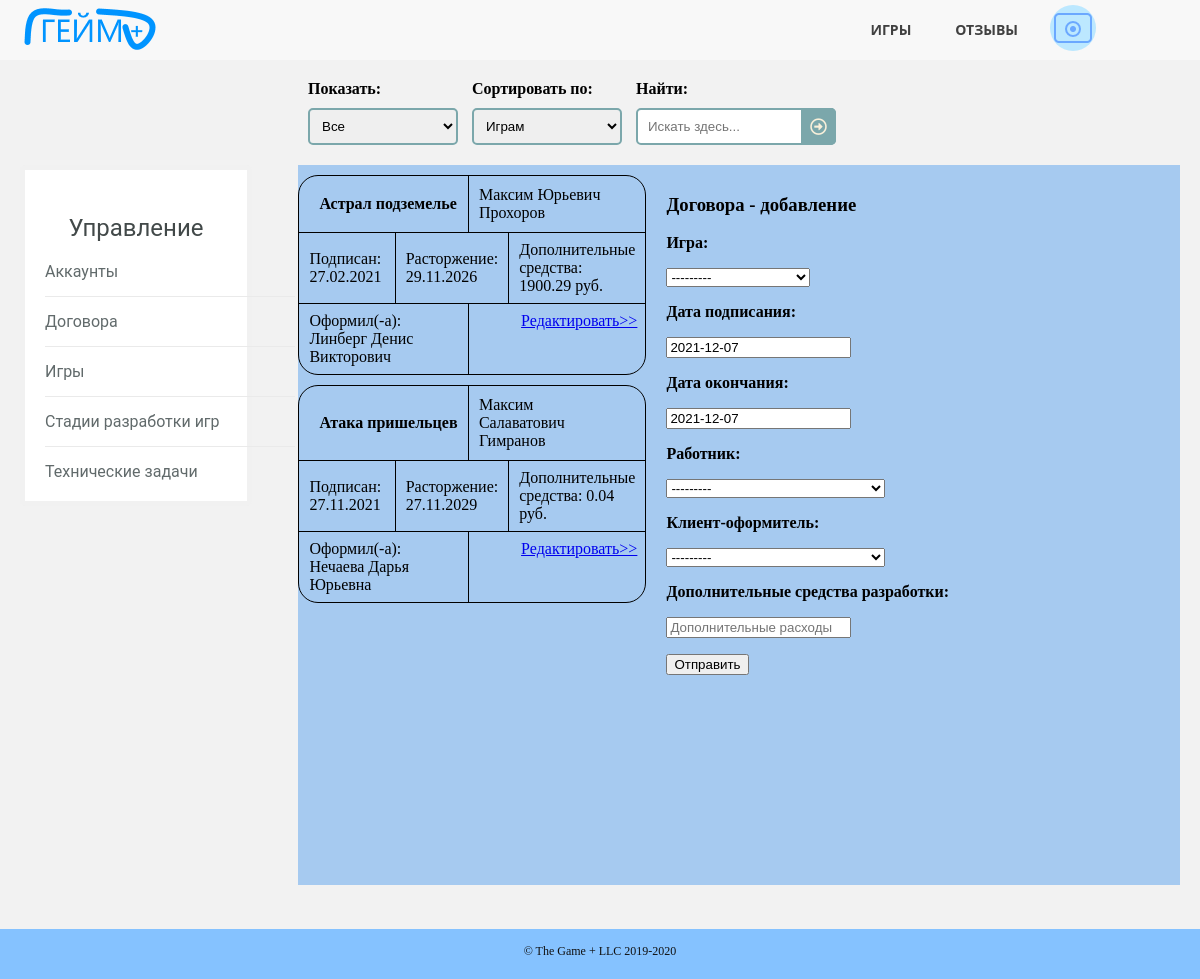
/contracts.html (signed in), run on the app's committed database.
### gameplusapp/models.py (models this page shows)
class ContractOfDevelopment(models.Model):
    game_id = models.ForeignKey(Game, on_delete=models.CASCADE)
    conclusion_date = models.DateField(default=timezone.now())
    contract_end_date = models.DateField(default=timezone.now())
    client_id = models.ForeignKey(Employee, on_delete=models.CASCADE, related_name='client_id')
    employee_id = models.ForeignKey(Employee, on_delete=models.CASCADE, related_name='employee_id')
    development_full_price = models.DecimalField(max_digits=12, decimal_places=2)
    class Meta:
        ordering = ["game_id"]

class Game(models.Model):
    name = models.CharField(max_length=50)
    type = models.CharField(max_length=20)
    rate = models.CharField(max_length=10)
    rules = models.TextField(default=' ')
    release_date = models.DateField(default=timezone.now())
    site = models.CharField(max_length=63)
    number_of_rules = models.BooleanField(default=False)
    price = models.DecimalField(max_digits=12, decimal_places=2)
    development_budget = models.DecimalField(max_digits=12, decimal_places=2)
    picture = models.ImageField(upload_to="static/images/games", null=True, blank=True)
    class Meta:
        ordering = ["name"]
    def __str__(self):
        return self.name

class Employee(models.Model):
    MY_CHOICES = (
        ('a', 'Админ'),
        ('m', 'Мастер'),
        ('c', 'Клиент')
    )
    full_name = models.CharField(max_length=50)
    phone = models.CharField(max_length=11)
    access_level = models.CharField(max_length=1, choices=MY_CHOICES)
    email = models.CharField(max_length=30)
    login = models.CharField(max_length=30, unique=True)
    password = models.CharField(max_length=30)
    reg_date = models.DateTimeField(default=timezone.now())
    avatar = models.ImageField(upload_to="static/images/users", null=True, blank=True)
    class Meta:
        ordering = ["-reg_date"]
    def __str__(self):
        return self.full_name

### gameplusapp/views.py (the view, shortened to what this page needs)
# urls.py: path('contracts.html', ContractsPage.as_view()),
class ContractsPage(View):
    def get(self, request):
        new = 2
        message = ''
        g_contracts = get_contracts()
        form = ContractsInfoForm()
        if "id_user" not in request.session:
            return HttpResponseRedirect('login.html')
        if "message" in request.session:
            if request.session["message"] == True:
                message = 'Доступ запрещён'
                request.session["message"] = False
        mod = "добавление"
        form.fields['employee_id'].queryset = (Employee.objects.filter(access_level__in=['a', 'm']))
        filtred = ContractsFilterForm(request.GET)
        if filtred.is_valid():
            if filtred.cleaned_data["search"]:
                g_contracts = g_contracts.filter(game_id__name__iregex=filtred.cleaned_data["search"])
            if filtred.cleaned_data["ordering"]:
                g_contracts = g_contracts.order_by(filtred.cleaned_data["ordering"])
        context = {
            'g_contracts': g_contracts,
            'filtred': filtred,
            'form': form,
            'mod': mod,
            'new': new,
            'message': message
        }
        return render(request, 'contracts.html', context=context)

### gameplusapp/forms.py
class ContractsFilterForm(forms.Form):
    watching = forms.ChoiceField(required=False, widget=forms.Select(attrs={
        'class': 'sortsel'
    }), choices=[
        ["", "Все"],
        ["a", "Неподписанные"],
        ["b", "Действующие"],
        ["c", "Расторгнутые"]
    ])
    ordering = forms.ChoiceField(required=False, widget=forms.Select(attrs={
        'class': 'sortsel'
    }), choices=[
        ["game_id", "Играм"],
        ["conclusion_date", "Дате подписания"],
        ["contract_end_date", "Дате окончания срока действия"],
        ["employee_id", "Оформителям"]
    ])
    search = forms.CharField(label="Найти:", required=False, widget=forms.TextInput(attrs={
        'placeholder': 'Искать здесь...'
    }))

class ContractsInfoForm(forms.ModelForm):
    class Meta:
        model = ContractOfDevelopment
        fields = ['game_id', 'conclusion_date', 'contract_end_date', 'client_id', 'employee_id', 'development_full_price']
        widgets = {
            "development_full_price": forms.NumberInput(attrs={
                'placeholder': 'Дополнительные расходы, руб.'
            })
        }

### gameplusapp/function.py (called while the page is built)
def get_contracts():
    contracts = ContractOfDevelopment.objects.all()
    return contracts

### gameplusapp/templates/contracts.html (shortened to what this page needs)
<!DOCTYPE HTML>
<html>
	<head>
		<link rel="stylesheet" href="../static/css/pattern.css" />
		<link rel="stylesheet" href="../static/css/control.css" />
		<link rel="stylesheet" href="../static/css/contracts.css" />
	</head>
	<body>
		<header>
		  <nav>
		      <a href="/" class="logo"><img src="../static/images/logo.png" alt="логотип"></a>
			  <ul class="topmenu">
				<li><a href="/games.html">Игры</a></li>
				<li><a href="/reviews.html">Отзывы</a></li>
				<li><a class="submenu-link"><img src="../static/images/avatar.png" alt="аватарка"></a>
				</li>
			  </ul>
		  </nav>
		</header>
        <section class="selections">
			<div class="functions">
				<form class="searchform" method="get">
					<div class="viewblock">
						<p><strong>Показать:</strong></p>
						<p>{{ filtred.watching }}</p>
					</div>
					<div class="sortblock">
						<p><strong>Сортировать по:</strong></p>
						<p>{{ filtred.ordering }}</p>
					</div>
					<div class="searchblock">
						<p><strong>Найти:</strong></p>
						<p>{{ filtred.search }}
						<button type="submit"></button></p>
					</div>
				</form>
			</div>
		</section>
		<section class="allgames">
			<div class="lists">
				<div class="sublinks">
					<div class="widget">
						<h3>Управление</h3>
						<ul>
						    {% if new >= 1 %}
							<li><a href="/control.html">Аккаунты</a></li>
							{% endif %}
						    <li><a href="/contracts.html">Договора</a></li>
							{% if new >= 1 %}
						    <li><a href="/allgames.html">Игры</a></li>
							{% endif %}
							<li><a href="/game_states.html">Стадии разработки игр</a></li>
							{% if new >= 1 %}
						    <li><a href="/alltasks.html">Технические задачи</a></li>
							{% endif %}
						</ul>
					</div>
				</div>
                <div class="games">
					{% for contract in g_contracts %}
					{% include 'contract_one.html' %}
					{% endfor %}
				</div>
				{% if new >= 1 and mod == "добавление" or mod == "редактирование" %}
				<div class="info">
					<div class="name">
						<h3>Договора - {{ mod }}</h3>
					</div>
					<div class="description">
						<p>
							<div class="noteblock">
								<form class="noteform" method="post" enctype="multipart/form-data">
								    <p><strong>Игра:</strong></p>
								    <p>{{ form.game_id }}</p>
									<p><strong>Дата подписания:</strong></p>
								    <p>{{ form.conclusion_date }}</p>
									<p><strong>Дата окончания:</strong></p>
								    <p>{{ form.contract_end_date }}</p>
									{% if new == 2 %}
									<p><strong>Работник:</strong></p>
								    <p>{{ form.employee_id }}</p>
									{% endif %}
									<p><strong>Клиент-оформитель:</strong></p>
								    <p>{{ form.client_id  }}</p>
									<p><strong>Дополнительные средства разработки:</strong></p>
								    <p>{{ form.development_full_price }}</p>
								    <p><button type="submit">Отправить</button></p>
								</form>
							</div>
						</p>
					</div>
				</div>
				{% endif %}
			</div>
		</section>
	</body>
	<footer>
		<div class="copyright">
			<span>&copy; The Game + LLC 2019-2020</span>
		</div>
	</footer>
</html>

### gameplusapp/templates/contract_one.html
{% block content %}
<div class="noteone">
    <div class="notetag">
        <div class="notename">
            <p>{{ contract.game_id }}</p>
        </div>
        <div class="noteemp">
            <p>{{ contract.employee_id }}</p>
        </div>
    </div>
    <div class="noteother">
        <div class="notestart">
            <p>Подписан: {{ contract.conclusion_date|date:"d.m.Y" }}</p>
        </div>
        <div class="noteend">
            <p>Расторжение: {{ contract.contract_end_date|date:"d.m.Y" }}</p>
        </div>
        <div class="notemoney">
            <p>Дополнительные средства: {{ contract.development_full_price }} руб.</p>
        </div>
    </div>
    <div class="notechange">
        <div class="noterate">
            <p>Оформил(-а): {{ contract.client_id }}</p>
        </div>
        <div class="more">
            <a href="/contracts.html/{{ contract.id }}">Редактировать>></a>
        </div>
    </div>
</div>
{% endblock %}

### gameplusapp/static/css/pattern.css (style rules this page uses)
* { box-sizing: border-box; }
html { height: 100%; }
body { position:relative; min-height: 100%; margin: 0; background: #f2f2f2; }
header { position: relative; min-height: 60px; padding-top: 5px; background: rgba(255,255,255, .4); text-align: center; z-index: 1; }
header a { text-decoration: none; outline: none; display: inline-block; transition: .3s ease-in-out; }
.logo { float: left; color: #D5B45B; font-family: 'Playfair Display', serif; font-size: 2.5em; }
nav { display: block; padding: 0 20px; }
nav ul { list-style: none; margin: 0; padding: 0; float: right; }
.topmenu:after { content: ""; display: table; clear: both; }
.topmenu > li { width: 25%; float: left; position: relative; font-family: 'Open Sans', sans-serif; }
.topmenu > li > a { text-transform: uppercase; font-size: 14px; font-weight: bold; color: #404040; padding: 15px 30px; }
.submenu-link { padding: 0 30px !important; margin-left: 10px; }
.submenu-link > img { border-radius: 50%; }
footer { position:absolute; bottom: -50px; width: 100%; height: 50px; padding-top: 15px; background: #85c2ff; }
.copyright { font-size: 12px; text-align: center; color: #111111; }

### gameplusapp/static/css/control.css (style rules this page uses)
section { display: block; }
.functions { padding: 10px 20px 5px calc(20px + 24%); }
.viewblock, .sortblock, .searchblock, .sublinks, .games, .info { display: inline-block; }
.viewblock, .sortblock { margin-right: 10px; }
.viewblock > p, .sortblock > p, .searchblock > p { position: relative; margin: 10px 0; }
.sortsel { padding: 8px; border: 2px solid #7BA7AB; border-radius: 5px; width: 150px; }
.searchblock > p > input { width: 100%; padding: 9px 9px 9px 10px; border: 2px solid #7BA7AB; border-radius: 5px; outline: none; }
.searchblock > p > button { position: absolute; top: 0; right: 0px; padding: 9px; border: none; background: #7BA7AB; border-radius: 0 5px 5px 0; cursor: pointer; }
.searchblock > p > button:before { content: "\f35a"; font-family: 'Font Awesome 5 Free'; font-size: 17px; color: #F9F0DA; }
.sublinks, .games, .info { height: 720px; }
.games, .info { background-color: #A6CAF0; }
.lists { padding: 5px 20px 40px 20px; }
.sublinks { width: 20%; float: left; }
.games, .info { background-attachment: local; overflow: auto; }
.games { width: 30%; margin-left: 4%; }
.info { width: 46%; padding: 10px 20px; float: right; }
.widget { padding: 20px; border: 5px solid #f1f1f1; background: #fff; border-radius: 5px; font-family: 'Roboto', sans-serif; }
.widget h3 { margin-bottom: 20px; text-align: center; font-size: 24px; font-weight: normal; color: #424949; }
.widget ul { margin: 0; padding: 0; list-style: none; width: 250px; }
.widget li { border-bottom: 1px solid #eaeaea; padding-bottom: 15px; margin-bottom: 15px; }
.widget li:last-child { border-bottom: none; margin-bottom: 0; padding-bottom: 0; }
.widget a { text-decoration: none; color: #616a6b; display: inline-block; }
.widget li:before { font-family: FontAwesome; font-size: 20px; vertical-align:bottom; color: #dd3333; margin-right: 14px; }

### gameplusapp/static/css/contracts.css (style rules this page uses)
.noteone { margin: 10px 0; border: 1px solid black; border-radius: 20px; }
.notetag, .noteother { border-bottom: 1px solid black; }
.notetag, .noteother, .notechange { display: table; width: 100%; margin-left: 0; margin-right: 0; }
.notetag > div, .notetag > noindex > div, .noteother > div, .noteother > noindex > div, .notechange > div, .notechange > noindex > div { display: table-cell; vertical-align: middle; }
.notename { width: 49%; border-right: 1px solid black; padding: 10px 10px 10px 20px; font-weight: bold; }
.noteemp { float: right; padding: 10px 40px 10px 10px; }
.notename > p, .noteemp > p, .notestart > p, .noteend > p, .notemoney > p, .noterate > p, .more > a { margin: 0; }
.notestart, .noteend, .notemoney, .noterate { padding: 8px 10px; }
.notestart, .noteend { width: 30%; border-right: 1px solid black; }
.noterate { width: 49%; border-right: 1px solid black; }
.more { float: right; padding: 8px 8px 8px 4px; }

### data on the page
ContractOfDevelopment: game_id "Астрал подземелье", employee_id "Максим Юрьевич Прохоров", conclusion_date "27.02.2021", contract_end_date "29.11.2026", development_full_price "1900.29", client_id "Линберг Денис Викторович"
ContractOfDevelopment: game_id "Атака пришельцев", employee_id "Максим Салаватович Гимранов", conclusion_date "27.11.2021", contract_end_date "27.11.2029", development_full_price "0.04", client_id "Нечаева Дарья Юрьевна"

### other printed values
{{ mod }} "добавление"
